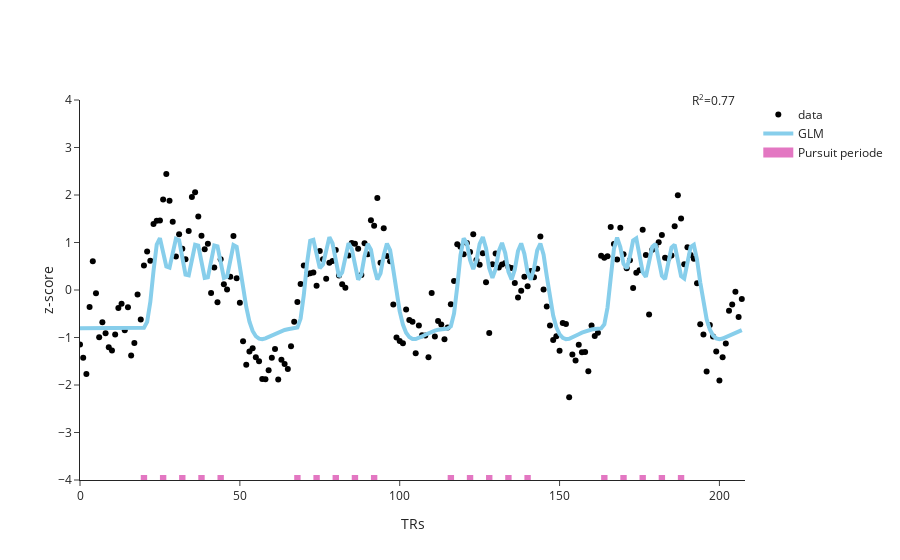

Notebook source saved alongside this figure:
### Code cell
# plot best voxel for left hemisphere
max_indices = np.nanargmax(glm_fit_data[rvalue_idx,:])
# num_vert = 6150
num_vert = max_indices
num_vert_r2 = num_vert


fig5 = go.Figure()
# plot data time series
fig5.add_trace(go.Scatter(y=bold_glm_data[:,num_vert],
                         name='data', 
                         mode='markers', 
                          line=dict(color='black') 
                         ))

# plot pRF prediction
fig5.add_trace(go.Scatter(y=glm_pred_data[:,num_vert_r2],
                          line=dict(color='#87CEEB' ,width=4),
                          
                         name='GLM'))

# # for prf
# fig5.add_annotation(text='R<sup>2</sup>={:1.2f}'.format(prf_fit_data[rvalue_idx,num_vert_r2]),  
#                     x=198,  
#                     y=4,
#                     showarrow=False
#                    )

# for glm
fig5.add_annotation(text='R<sup>2</sup>={:1.2f}'.format(glm_fit_data[rvalue_idx,num_vert_r2]),  
                    x=198,  
                    y=4,
                    showarrow=False
                   )


fig5.add_trace(go.Scatter(y=task_periode*-4,
                          name='{} periode'.format(task_name),
                          mode='lines',
                          showlegend = True,
                          line=dict(width=10, color=color ) 
                         ))

fig5.update_layout(template='simple_white', 
                   # title = '{} vertex time series for {} noise model'.format(num_vert,noise_model_2), 
                   xaxis_title = 'TRs', 
                   yaxis_title = 'z-score', 
                   showlegend= True,
                   # height=350, 
                   yaxis=dict(title_standoff=0))

fig5.update_xaxes(range=[0,bold_glm_data.shape[0]])

fig5.update_yaxes(range=[-4,4])
fig5.write_image('/Users/uriel/Downloads/glm_{}.pdf'.format(task), width=1000, height=300)

fig5.show()

### Figure 1 — Plotly figure (JSON) as saved in the notebook; plotly's stock layout.template omitted (floating-point values rounded to 4 significant figures; data arrays with more than 128 entries replaced by an {"elided": "..."} marker saying what was removed)
{"data": [{"line": {"color": "black"}, "mode": "markers", "name": "data", "type": "scatter", "y": {"elided": "208 float values"}}, {"line": {"color": "#87CEEB", "width": 4}, "name": "GLM", "type": "scatter", "y": {"elided": "208 float values"}}, {"line": {"color": "#E377C2", "width": 10}, "mode": "lines", "name": "Pursuit periode", "showlegend": true, "type": "scatter", "y": {"elided": "208 int values"}}], "layout": {"annotations": [{"showarrow": false, "text": "R<sup>2</sup>=0.77", "x": 198, "y": 4}], "autosize": true, "showlegend": true, "xaxis": {"range": [0, 208], "title": {"text": "TRs"}}, "yaxis": {"range": [-4, 4], "title": {"standoff": 0, "text": "z-score"}, "type": "linear"}}}
